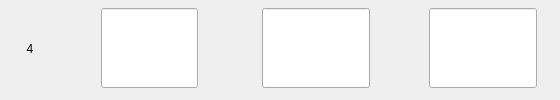
                  <widget class="QWidget" name="widget_23" native="true">
                   <property name="styleSheet">
                    <string notr="true">#widget_23
{
	border: none;
	border-bottom: 1px solid #00ff00;
}</string>
                   </property>
                   <layout class="QHBoxLayout" name="horizontalLayout_18" stretch="0,1,1,1">
                    <property name="spacing">
                     <number>12</number>
                    </property>
                    <property name="leftMargin">
                     <number>0</number>
                    </property>
                    <property name="topMargin">
                     <number>0</number>
                    </property>
                    <property name="rightMargin">
                     <number>0</number>
                    </property>
                    <property name="bottomMargin">
                     <number>3</number>
                    </property>
                    <item>
                     <widget class="QLabel" name="label_28">
                      <property name="minimumSize">
                       <size>
                        <width>60</width>
                        <height>0</height>
                       </size>
                      </property>
                      <property name="maximumSize">
                       <size>
                        <width>60</width>
                        <height>16777215</height>
                       </size>
                      </property>
                      <property name="text">
                       <string>4</string>
                      </property>
                      <property name="alignment">
                       <set>Qt::AlignCenter</set>
                      </property>
                     </widget>
                    </item>
                    <item>
                     <widget class="QWidget" name="widget_24" native="true">
                      <layout class="QHBoxLayout" name="horizontalLayout_19">
                       <property name="spacing">
                        <number>0</number>
                       </property>
                       <property name="leftMargin">
                        <number>0</number>
                       </property>
                       <property name="topMargin">
                        <number>0</number>
                       </property>
                       <property name="rightMargin">
                        <number>0</number>
                       </property>
                       <property name="bottomMargin">
                        <number>0</number>
                       </property>
                       <item>
                        <spacer name="horizontalSpacer_21">
                         <property name="orientation">
                          <enum>Qt::Horizontal</enum>
                         </property>
                         <property name="sizeHint" stdset="0">
                          <size>
                           <width>40</width>
                           <height>20</height>
                          </size>
                         </property>
                        </spacer>
                       </item>
                       <item>
                        <widget class="QLineEdit" name="lblHCD4">
                         <property name="sizePolicy">
                          <sizepolicy hsizetype="Expanding" vsizetype="Preferred">
                           <horstretch>0</horstretch>
                           <verstretch>0</verstretch>
                          </sizepolicy>
                         </property>
                         <property name="maximumSize">
                          <size>
                           <width>200</width>
                           <height>80</height>
                          </size>
                         </property>
                         <property name="alignment">
                          <set>Qt::AlignCenter</set>
                         </property>
                        </widget>
                       </item>
                       <item>
                        <spacer name="horizontalSpacer_22">
                         <property name="orientation">
                          <enum>Qt::Horizontal</enum>
                         </property>
                         <property name="sizeHint" stdset="0">
                          <size>
                           <width>40</width>
                           <height>20</height>
                          </size>
                         </property>
                        </spacer>
                       </item>
                      </layout>
                     </widget>
                    </item>
                    <item>
                     <widget class="QWidget" name="widget_25" native="true">
                      <layout class="QHBoxLayout" name="horizontalLayout_20">
                       <property name="spacing">
                        <number>0</number>
                       </property>
                       <property name="leftMargin">
                        <number>0</number>
                       </property>
                       <property name="topMargin">
                        <number>0</number>
                       </property>
                       <property name="rightMargin">
                        <number>0</number>
                       </property>
                       <property name="bottomMargin">
                        <number>0</number>
                       </property>
                       <item>
                        <spacer name="horizontalSpacer_23">
                         <property name="orientation">
                          <enum>Qt::Horizontal</enum>
                         </property>
                         <property name="sizeHint" stdset="0">
                          <size>
                           <width>15</width>
                           <height>20</height>
                          </size>
                         </property>
                        </spacer>
                       </item>
                       <item>
                        <widget class="QLineEdit" name="lblFreq4">
                         <property name="sizePolicy">
                          <sizepolicy hsizetype="Expanding" vsizetype="Preferred">
                           <horstretch>0</horstretch>
                           <verstretch>0</verstretch>
                          </sizepolicy>
                         </property>
                         <property name="maximumSize">
                          <size>
                           <width>200</width>
                           <height>80</height>
                          </size>
                         </property>
                         <property name="alignment">
                          <set>Qt::AlignCenter</set>
                         </property>
                        </widget>
                       </item>
                       <item>
                        <spacer name="horizontalSpacer_24">
                         <property name="orientation">
                          <enum>Qt::Horizontal</enum>
                         </property>
                         <property name="sizeHint" stdset="0">
                          <size>
                           <width>15</width>
                           <height>20</height>
                          </size>
                         </property>
                        </spacer>
                       </item>
                      </layout>
                     </widget>
                    </item>
                    <item>
                     <widget class="QWidget" name="widget_26" native="true">
                      <layout class="QHBoxLayout" name="horizontalLayout_21">
                       <property name="spacing">
                        <number>0</number>
                       </property>
                       <property name="leftMargin">
                        <number>0</number>
                       </property>
                       <property name="topMargin">
                        <number>0</number>
                       </property>
                       <property name="rightMargin">
                        <number>0</number>
                       </property>
                       <property name="bottomMargin">
                        <number>0</number>
                       </property>
                       <item>
                        <spacer name="horizontalSpacer_25">
                         <property name="orientation">
                          <enum>Qt::Horizontal</enum>
                         </property>
                         <property name="sizeHint" stdset="0">
                          <size>
                           <width>15</width>
                           <height>20</height>
                          </size>
                         </property>
                        </spacer>
                       </item>
                       <item>
                        <widget class="QLineEdit" name="lblDelay4">
                         <property name="sizePolicy">
                          <sizepolicy hsizetype="Expanding" vsizetype="Preferred">
                           <horstretch>0</horstretch>
                           <verstretch>0</verstretch>
                          </sizepolicy>
                         </property>
                         <property name="maximumSize">
                          <size>
                           <width>200</width>
                           <height>80</height>
                          </size>
                         </property>
                         <property name="alignment">
                          <set>Qt::AlignCenter</set>
                         </property>
                        </widget>
                       </item>
                       <item>
                        <spacer name="horizontalSpacer_26">
                         <property name="orientation">
                          <enum>Qt::Horizontal</enum>
                         </property>
                         <property name="sizeHint" stdset="0">
                          <size>
                           <width>15</width>
                           <height>20</height>
                          </size>
                         </property>
                        </spacer>
                       </item>
                      </layout>
                     </widget>
                    </item>
                   </layout>
                  </widget>
